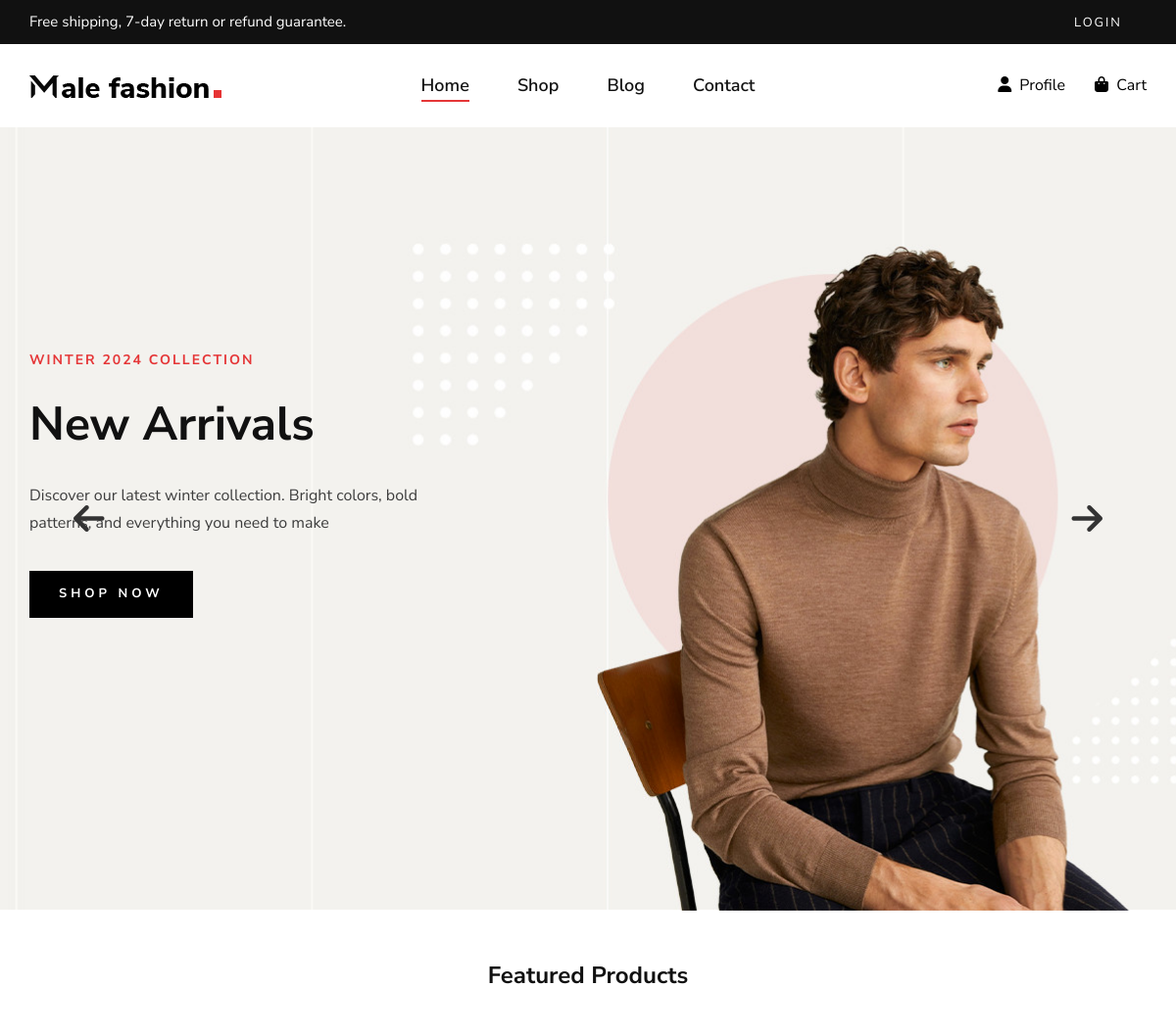
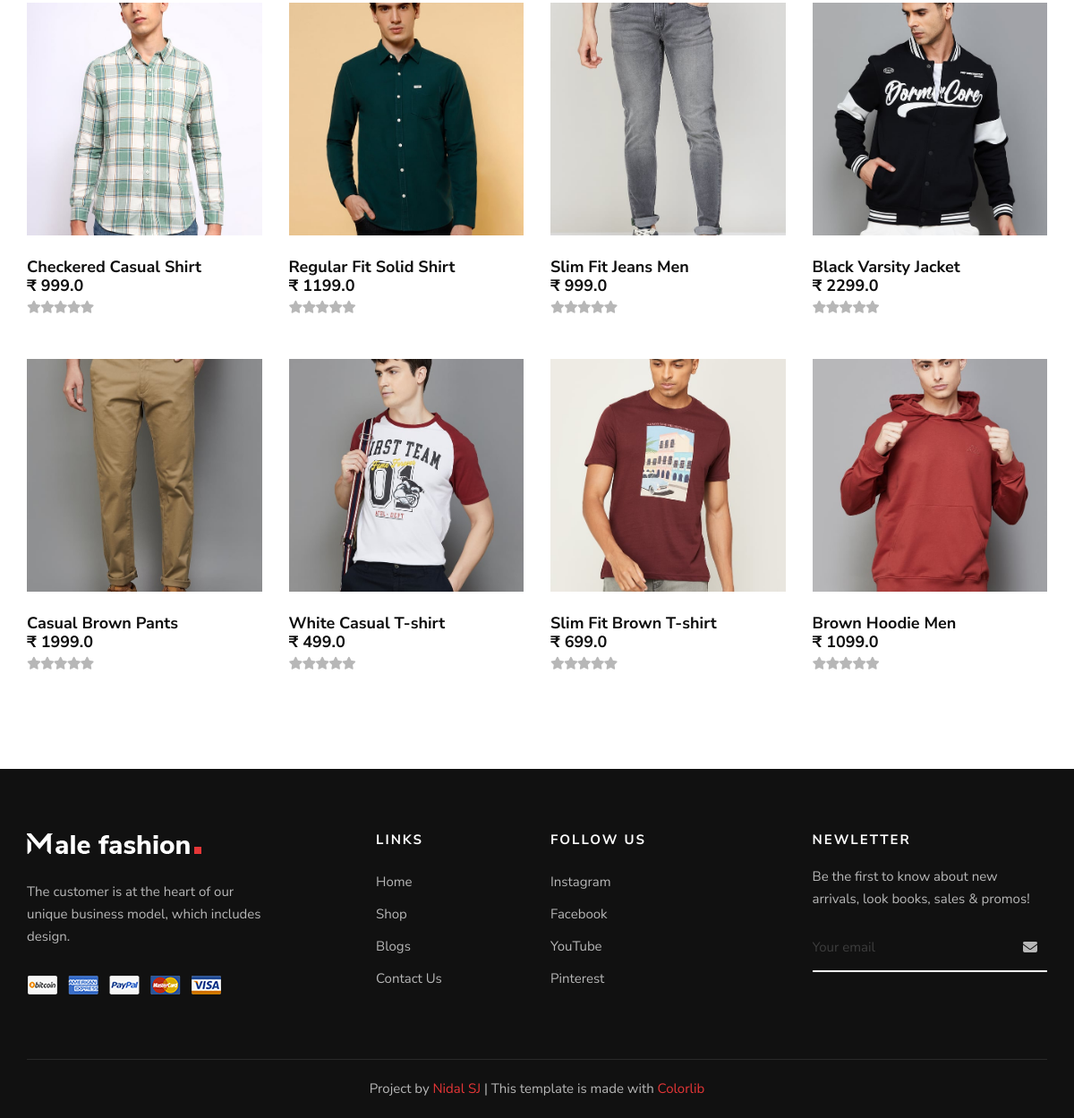
The page / on the database its author committed (2 pictures, top to bottom).
### products/models.py (models this page shows, shortened)
class BannerContent(models.Model):
    banner_image1 = models.ImageField(upload_to='media/')
    banner_image2 = models.ImageField(upload_to='media/')
    banner_title1 = models.CharField(max_length=100)
    banner_title2 = models.CharField(max_length=100)
    banner_subtitle1 = models.CharField(max_length=100)
    banner_subtitle2 = models.CharField(max_length=100)
    banner_desc1 = models.CharField(max_length=100)
    banner_desc2 = models.CharField(max_length=100)

class Product(models.Model):
    LIVE = 1
    DELETE = 0
    DELETE_CHOICES = ((LIVE, 'Live'), (DELETE, 'Delete'))
    PRODUCT_CATEGORIES = (
        ('shirts','Shirts'),
        ('jackets','Jackets'),
        ('tshirts','T-shirts'),
        ('hoodies','Hoodies'),
        ('jeans','Jeans'),
        ('pants','Pants'),
        )
    title = models.CharField(max_length=200)
    brand = models.CharField(max_length=100, null=True)
    category = models.CharField(max_length=50, null=True, choices=PRODUCT_CATEGORIES)
    price = models.FloatField()
    mrp_price = models.FloatField(null=True, default=0.0)
    size_s = models.BooleanField(default=False)
    size_m = models.BooleanField(default=False)
    size_l = models.BooleanField(default=False)
    size_xl = models.BooleanField(default=False)
    description = models.TextField()
    image1 = models.ImageField(upload_to='media/')
    image2 = models.ImageField(upload_to='media/')
    image3 = models.ImageField(upload_to='media/')
    on_hand_quantity = models.IntegerField()
    priority = models.IntegerField(default=0)
    delete_status = models.IntegerField(choices=DELETE_CHOICES, default=LIVE)
    created_at = models.DateTimeField(auto_now_add=True)
    updated_at = models.DateTimeField(auto_now=True)

### products/views.py (the view)
# urls.py: path('', views.index, name='home'),
def index(request):
    banner_content = BannerContent.objects.first()
    featured_products = Product.objects.order_by('priority')[:8]
    context = {'banner_content': banner_content,
               'featured_products': featured_products}
    return render(request, 'index.html', context)

### templates/index.html (shortened to what this page needs)
{% extends 'base_layout.html' %}
{% block banner %}
{% include 'banner_layout.html' %}
{% endblock banner %}
{% block content %}
{% include 'home_content_layout.html' %}
{% endblock content %}

### templates/banner_layout.html (shortened to what this page needs)
{% load static %}
<section class="hero">
    <div class="hero__slider owl-carousel">
        <div class="hero__items set-bg" data-setbg="{{ banner_content.banner_image1.url }}">
            <div class="container">
                <div class="row">
                    <div class="col-xl-5 col-lg-7 col-md-8">
                        <div class="hero__text">
                            <h6>{{ banner_content.banner_subtitle1 }}</h6>
                            <h2>{{ banner_content.banner_title1 }}</h2>
                            <p>{{ banner_content.banner_desc1 }}</p>
                            <a href="{% url 'list_product' %}" class="primary-btn">Shop now</a>
                        </div>
                    </div>
                </div>
            </div>
        </div>
    </div>
</section>

### templates/home_content_layout.html (shortened to what this page needs)
{% load static %}
<section class="product spad">
    <div class="container">
        <div class="row mt-5">
            <div class="col-lg-12">
                <ul class="filter__controls">
                    <li class="active" data-filter="*">Featured Products</li>
                </ul>
            </div>
        </div>
        <div class="row product__filter">
            {% for product in featured_products %}
            <div class="col-lg-3 col-md-6 col-sm-6 col-md-6 col-sm-6 mix new-arrivals">
                <div class="product__item">
                    <a href="{% url 'product_details' product.id %}">
                        <div class="product__item__pic set-bg" data-setbg="{{product.image1.url}}">
                        </div>
                        <div class="product__item__text">
                            <h5>{{product.title}}</h5>
                            <h5>₹ {{product.price}}</h5>
                            <div class="rating">
                                <i class="fa fa-star"></i>
                                <i class="fa fa-star"></i>
                                <i class="fa fa-star"></i>
                                <i class="fa fa-star"></i>
                                <i class="fa fa-star-o"></i>
                            </div>
                        </div>
                    </a>
                </div>
            </div>
            {% endfor %}
        </div>
    </div>
</section>

### static/css/style.css (style rules this page uses)
html, body { height: 100%; font-family: "Nunito Sans", sans-serif; -webkit-font-smoothing: antialiased; }
h1, h2, h3, h4, h5, h6 { margin: 0; color: #111111; font-weight: 400; font-family: "Nunito Sans", sans-serif; }
h2 { font-size: 36px; }
h5 { font-size: 18px; }
h6 { font-size: 16px; }
p { font-size: 15px; font-family: "Nunito Sans", sans-serif; color: #3d3d3d; font-weight: 400; line-height: 25px; margin: 0 0 15px 0; }
ul, ol { padding: 0; margin: 0; }
.set-bg { background-repeat: no-repeat; background-size: cover; background-position: top center; }
.spad { padding-top: 100px; padding-bottom: 100px; }
.primary-btn { display: inline-block; font-size: 13px; font-weight: 700; text-transform: uppercase; padding: 14px 30px; color: #ffffff; background: #000000; letter-spacing: 4px; }
.hero__slider.owl-carousel .owl-item.active .hero__text h6 { top: 0; opacity: 1; }
.hero__slider.owl-carousel .owl-item.active .hero__text h2 { top: 0; opacity: 1; }
.hero__slider.owl-carousel .owl-item.active .hero__text p { top: 0; opacity: 1; }
.hero__slider.owl-carousel .owl-item.active .hero__text .primary-btn { top: 0; opacity: 1; }
.hero__items { height: 800px; padding-top: 230px; }
.hero__text h6 { color: #e53637; font-size: 14px; font-weight: 700; text-transform: uppercase; letter-spacing: 2px; margin-bottom: 28px; position: relative; top: 100px; opacity: 0; -webkit-transition: all, 0.3s; -o-transition: all, 0.3s; transition: all, 0.3s; }
.hero__text h2 { color: #111111; font-size: 48px; font-weight: 700; line-height: 58px; margin-bottom: 30px; position: relative; top: 100px; opacity: 0; -webkit-transition: all, 0.6s; -o-transition: all, 0.6s; transition: all, 0.6s; }
.hero__text p { font-size: 16px; line-height: 28px; margin-bottom: 35px; position: relative; top: 100px; opacity: 0; -webkit-transition: all, 0.9s; -o-transition: all, 0.9s; transition: all, 0.9s; }
.hero__text .primary-btn { position: relative; top: 100px; opacity: 0; -webkit-transition: all, 1.1s; -o-transition: all, 1.1s; transition: all, 1.1s; }
.product { padding-top: 0; padding-bottom: 60px; }
.filter__controls { text-align: center; margin-bottom: 45px; }
.filter__controls li { color: #b7b7b7; font-size: 24px; font-weight: 700; list-style: none; display: inline-block; margin-right: 88px; cursor: pointer; }
.filter__controls li:last-child { margin-right: 0; }
.filter__controls li.active { color: #111111; }
.product__item { overflow: hidden; margin-bottom: 40px; }
.product__item__pic { height: 260px; position: relative; background-position: center center; }
.product__item__text { padding-top: 25px; position: relative; }
.product__item__text .rating { margin-bottom: 6px; }
.product__item__text .rating i { font-size: 14px; color: #b7b7b7; margin-right: -5px; }
.product__item__text h5 { color: #0d0d0d; font-weight: 700; }
@media only screen and (min-width: 1200px) { .container { max-width: 1170px; } }

### rows shown on the page
BannerContent: banner_subtitle1 "WINTER 2024 COLLECTION", banner_title1 "New Arrivals", banner_desc1 "Discover our latest winter collection. Bright colors, bold patterns, and everything you need to make"
Product: shows a picture, title "Checkered Casual Shirt", price "999.0"
Product: shows a picture, title "Regular Fit Solid Shirt", price "1199.0"
Product: shows a picture, title "Slim Fit Jeans Men", price "999.0"
Product: shows a picture, title "Black Varsity Jacket", price "2299.0"
Product: shows a picture, title "Casual Brown Pants", price "1999.0"
Product: shows a picture, title "White Casual T-shirt", price "499.0"
Product: shows a picture, title "Slim Fit Brown T-shirt", price "699.0"
Product: shows a picture, title "Brown Hoodie Men", price "1099.0"
